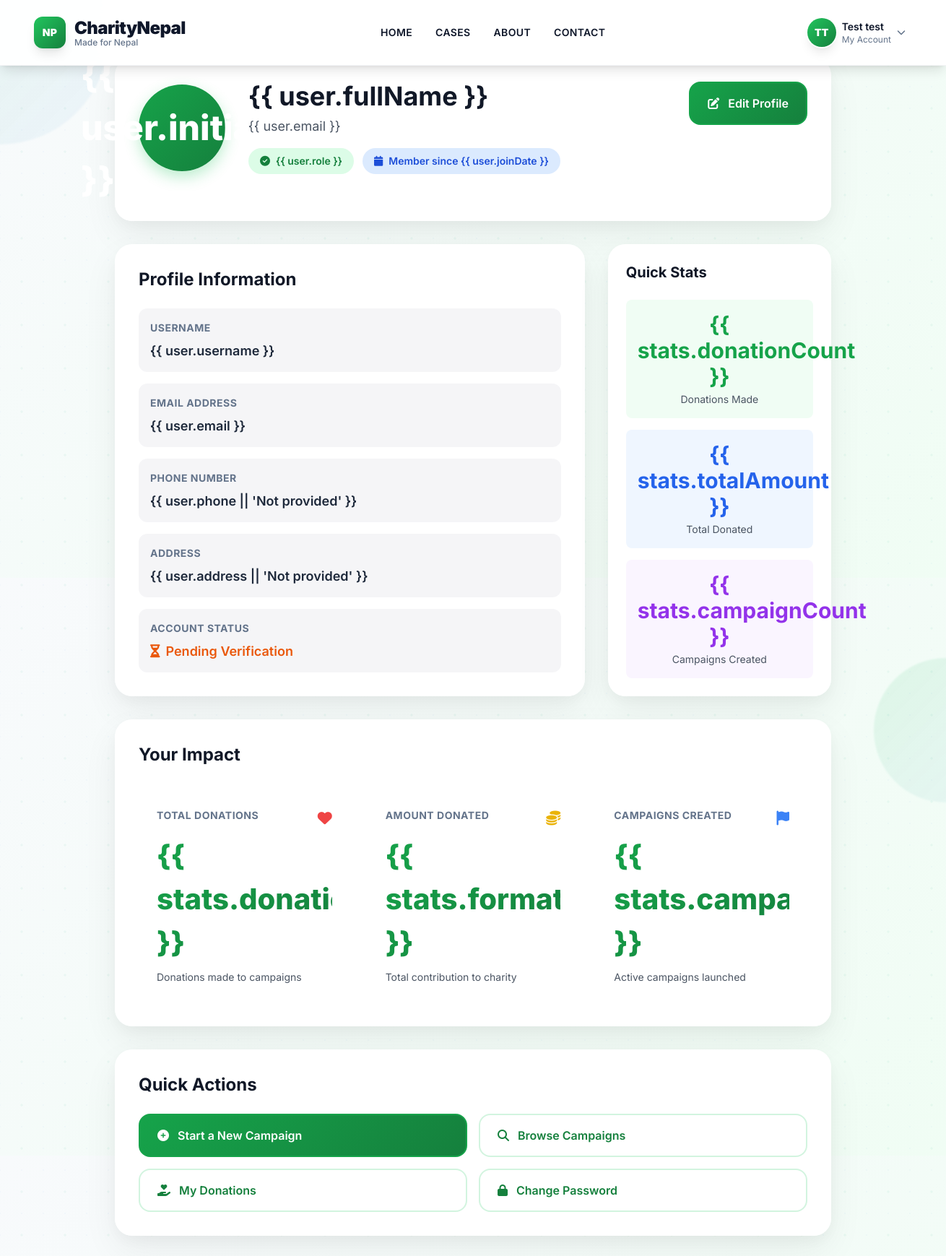
The app's page /profile/ (signed in) with its own data.
### users/models.py (models this page shows, shortened)
class User(AbstractUser):
    ROLE_CHOICES = [
        ("donor", "Donor"),
        ("admin", "Admin"),
    ]
    email = models.EmailField(unique=True)
    role = models.CharField(max_length=10, choices=ROLE_CHOICES, default="donor")
    phone = models.CharField(max_length=15, blank=True, null=True)
    address = models.TextField(blank=True, null=True)
    created_at = models.DateTimeField(auto_now_add=True)
    updated_at = models.DateTimeField(auto_now=True)
    is_verified = models.BooleanField(default=False)
    USERNAME_FIELD = "email"
    REQUIRED_FIELDS = ["username", "first_name", "last_name"]
    class Meta:
        db_table = "users"
        ordering = ["-created_at"]

### users/views.py (the view)
# urls.py: path("profile/", views.ProfileView.as_view(), name="profile"),
class ProfileView(LoginRequiredMixin, TemplateView):
    template_name = "users/profile.html"
    def get_context_data(self, **kwargs):
        context = super().get_context_data(**kwargs)
        context["title"] = "My Profile"
        return context

### templates/users/profile.html (shortened to what this page needs)
{% extends 'base.html' %}
{% block content %}
<div id="profile-app">
    <div class="floating-shape" style="width: 300px; height: 300px; top: -100px; left: -150px; animation-delay: -2s;"></div>
    <div class="floating-shape" style="width: 200px; height: 200px; top: 20%; right: -100px; animation-delay: -4s;"></div>
    <section class="relative py-12 md:py-20 min-h-screen">
        <div class="container mx-auto px-4 max-w-5xl relative z-10">
            <div class="profile-card p-8 mb-8">
                <div class="flex flex-col md:flex-row md:items-center gap-8 mb-8">
                    <div class="avatar-circle">{{ "{" }}{{ "{" }} user.initials {{ "}" }}{{ "}" }}</div>
                    <div class="flex-1">
                        <h1 class="text-4xl font-bold text-gray-900 mb-2">{{ "{" }}{{ "{" }} user.fullName {{ "}" }}{{ "}" }}</h1>
                        <p class="text-gray-600 text-lg mb-4">{{ "{" }}{{ "{" }} user.email {{ "}" }}{{ "}" }}</p>
                        <div class="flex flex-wrap gap-3">
                            <span class="px-4 py-2 bg-green-100 text-green-700 rounded-full font-semibold text-sm">
                                <i class="fas fa-check-circle mr-2"></i>{{ "{" }}{{ "{" }} user.role {{ "}" }}{{ "}" }}
                            </span>
                            <span class="px-4 py-2 bg-blue-100 text-blue-700 rounded-full font-semibold text-sm">
                                <i class="fas fa-calendar mr-2"></i>Member since {{ "{" }}{{ "{" }} user.joinDate {{ "}" }}{{ "}" }}
                            </span>
                        </div>
                    </div>
                    <a href="{% url 'users:profile_edit' %}" class="action-btn action-btn-primary self-start">
                        <i class="fas fa-edit"></i>
                        Edit Profile
                    </a>
                </div>
            </div>
            <div class="grid grid-cols-1 lg:grid-cols-3 gap-8 mb-8">
                <div class="lg:col-span-2">
                    <div class="profile-card p-8">
                        <h2 class="text-2xl font-bold text-gray-900 mb-6">Profile Information</h2>
                        <div class="space-y-4">
                            <div class="info-field">
                                <div class="info-label">Username</div>
                                <div class="info-value">{{ "{" }}{{ "{" }} user.username {{ "}" }}{{ "}" }}</div>
                            </div>
                            <div class="info-field">
                                <div class="info-label">Email Address</div>
                                <div class="info-value">{{ "{" }}{{ "{" }} user.email {{ "}" }}{{ "}" }}</div>
                            </div>
                            <div class="info-field">
                                <div class="info-label">Phone Number</div>
                                <div class="info-value">{{ "{" }}{{ "{" }} user.phone || 'Not provided' {{ "}" }}{{ "}" }}</div>
                            </div>
                            <div class="info-field">
                                <div class="info-label">Address</div>
                                <div class="info-value">{{ "{" }}{{ "{" }} user.address || 'Not provided' {{ "}" }}{{ "}" }}</div>
                            </div>
                            <div class="info-field">
                                <div class="info-label">Account Status</div>
                                <div class="info-value">
                                    <span v-else class="text-orange-600">
                                        <i class="fas fa-hourglass-half mr-2"></i>Pending Verification
                                    </span>
                                </div>
                            </div>
                        </div>
                    </div>
                </div>
                <div class="profile-card p-6">
                    <h2 class="text-xl font-bold text-gray-900 mb-6">Quick Stats</h2>
                    <div class="space-y-4">
                        <div class="text-center p-4 bg-green-50 rounded-lg">
                            <div class="text-3xl font-bold text-green-600">{{ "{" }}{{ "{" }} stats.donationCount {{ "}" }}{{ "}" }}</div>
                            <div class="text-sm text-gray-600 mt-1">Donations Made</div>
                        </div>
                        <div class="text-center p-4 bg-blue-50 rounded-lg">
                            <div class="text-3xl font-bold text-blue-600">{{ "{" }}{{ "{" }} stats.totalAmount {{ "}" }}{{ "}" }}</div>
                            <div class="text-sm text-gray-600 mt-1">Total Donated</div>
                        </div>
                        <div class="text-center p-4 bg-purple-50 rounded-lg">
                            <div class="text-3xl font-bold text-purple-600">{{ "{" }}{{ "{" }} stats.campaignCount {{ "}" }}{{ "}" }}</div>
                            <div class="text-sm text-gray-600 mt-1">Campaigns Created</div>
                        </div>
                    </div>
                </div>
            </div>
            <div class="profile-card p-8 mb-8">
                <h2 class="text-2xl font-bold text-gray-900 mb-8">Your Impact</h2>
                <div class="grid grid-cols-1 md:grid-cols-3 gap-6">
                    <div class="stat-card">
                        <div class="flex items-center justify-between mb-2">
                            <div class="info-label">Total Donations</div>
                            <i class="fas fa-heart text-red-500 text-xl"></i>
                        </div>
                        <div class="stat-value mb-2">{{ "{" }}{{ "{" }} stats.donationCount {{ "}" }}{{ "}" }}</div>
                        <p class="text-gray-600 text-sm">Donations made to campaigns</p>
                    </div>
                    <div class="stat-card">
                        <div class="flex items-center justify-between mb-2">
                            <div class="info-label">Amount Donated</div>
                            <i class="fas fa-coins text-yellow-500 text-xl"></i>
                        </div>
                        <div class="stat-value mb-2">{{ "{" }}{{ "{" }} stats.formattedAmount {{ "}" }}{{ "}" }}</div>
                        <p class="text-gray-600 text-sm">Total contribution to charity</p>
                    </div>
                    <div class="stat-card">
                        <div class="flex items-center justify-between mb-2">
                            <div class="info-label">Campaigns Created</div>
                            <i class="fas fa-flag text-blue-500 text-xl"></i>
                        </div>
                        <div class="stat-value mb-2">{{ "{" }}{{ "{" }} stats.campaignCount {{ "}" }}{{ "}" }}</div>
                        <p class="text-gray-600 text-sm">Active campaigns launched</p>
                    </div>
                </div>
            </div>
            <div class="profile-card p-8">
                <h2 class="text-2xl font-bold text-gray-900 mb-6">Quick Actions</h2>
                <div class="grid grid-cols-1 md:grid-cols-2 gap-4">
                    <a href="{% url 'cases:create' %}" class="action-btn action-btn-primary">
                        <i class="fas fa-plus-circle"></i>
                        Start a New Campaign
                    </a>
                    <a href="{% url 'cases:list' %}" class="action-btn">
                        <i class="fas fa-search"></i>
                        Browse Campaigns
                    </a>
                    <a href="{% url 'donations:my_donations' %}" class="action-btn">
                        <i class="fas fa-hand-holding-heart"></i>
                        My Donations
                    </a>
                    <a href="{% url 'users:password_change' %}" class="action-btn">
                        <i class="fas fa-lock"></i>
                        Change Password
                    </a>
                </div>
            </div>
        </div>
    </section>
</div>
{% endblock %}

### templates/base.html (shortened to what this page needs)
{% load static %}
<!DOCTYPE html>
<html lang="en" data-theme="light">
<head>
    <script src="https://cdn.tailwindcss.com"></script>
    <link href="https://cdnjs.cloudflare.com/ajax/libs/font-awesome/6.4.0/css/all.min.css" rel="stylesheet">
</head>
<body class="font-sans text-cn-dark overflow-x-hidden bg-slate-50">
    <nav class="fixed w-full z-50 bg-white/95 backdrop-blur-lg shadow-lg border-b border-gray-100 transition-all duration-300">
        <div class="max-w-7xl mx-auto px-4 sm:px-6 lg:px-8">
            <div class="flex justify-between items-center py-4">
                <div class="flex items-center space-x-3">
                    <div class="w-11 h-11 bg-gradient-to-br from-cn-green-500 to-cn-green-700 rounded-xl flex items-center justify-center shadow-lg transform hover:scale-105 transition-transform duration-200">
                        <span class="text-white font-black text-sm tracking-wide">NP</span>
                    </div>
                    <div class="flex flex-col">
                        <span class="text-2xl font-black text-cn-dark tracking-tight">CharityNepal</span>
                        <span class="text-xs text-cn-muted font-medium -mt-1">Made for Nepal</span>
                    </div>
                </div>
                <div class="hidden md:flex items-center space-x-8">
                    <a href="{% url 'home' %}" class="text-cn-dark hover:text-cn-green-600 transition-colors duration-200 font-semibold text-sm uppercase tracking-wide relative group">
                        Home
                    </a>
                    <a href="{% url 'cases:list' %}" class="text-cn-dark hover:text-cn-green-600 transition-colors duration-200 font-semibold text-sm uppercase tracking-wide relative group">
                        Cases
                    </a>
                    <a href="{% url 'about' %}" class="text-cn-dark hover:text-cn-green-600 transition-colors duration-200 font-semibold text-sm uppercase tracking-wide relative group">
                        About
                    </a>
                    <a href="{% url 'contact' %}" class="text-cn-dark hover:text-cn-green-600 transition-colors duration-200 font-semibold text-sm uppercase tracking-wide relative group">
                        Contact
                    </a>
                </div>
                <div class="flex items-center space-x-3">
                    {% if user.is_authenticated %}
                        <div class="relative" id="profile-dropdown">
                            <button id="profile-button" class="flex items-center space-x-2 p-2 rounded-xl hover:bg-gray-50 transition-all duration-200 group border border-transparent hover:border-gray-200 hover:shadow-md">
                                <div class="w-10 h-10 rounded-full bg-gradient-to-br from-cn-green-500 to-cn-green-700 flex items-center justify-center ring-2 ring-white shadow-lg transform group-hover:scale-105 transition-all duration-200">
                                    <span class="text-white font-black text-sm drop-shadow-sm">
                                        {{ user.first_name|first|upper|default:user.username|first|upper }}{% if user.last_name %}{{ user.last_name|first|upper }}{% endif %}
                                    </span>
                                </div>
                                <div class="hidden sm:block text-left">
                                    <div class="text-sm font-semibold text-cn-dark group-hover:text-cn-green-600 transition-colors">
                                        {{ user.get_full_name|default:user.username|truncatechars:15 }}
                                    </div>
                                    <div class="text-xs text-cn-muted">My Account</div>
                                </div>
                                <i class="fas fa-chevron-down text-xs text-cn-muted group-hover:text-cn-green-600 transition-all duration-200 transform group-hover:rotate-180"></i>
                            </button>
                        </div>
                    {% endif %}
                </div>
            </div>
        </div>
    </nav>
    <main>
        {% block content %}{% endblock %}
    </main>
</body>
</html>

### templates/base.html (style rules this page uses)
html { scroll-behavior: smooth; }
body { font-family: 'Inter', sans-serif; }
.floating-shape { position: absolute; border-radius: 50%; background: linear-gradient(135deg, rgba(22, 163, 74, 0.1), rgba(21, 128, 61, 0.2)); animation: float 8s ease-in-out infinite; }

### templates/users/profile.html (style rules this page uses)
:root { --cn-green-50: #f0fdf4; --cn-green-100: #dcfce7; --cn-green-200: #bbf7d0; --cn-green-300: #86efac; --cn-green-400: #4ade80; --cn-green-500: #22c55e; --cn-green-600: #16a34a; --cn-green-700: #15803d; --cn-green-800: #166534; --cn-green-900: #14532d; --cn-dark: #1e293b; --cn-muted: #64748b; }
body { background: linear-gradient(135deg, #f8fafc 0%, var(--cn-green-50) 100%); min-height: 100vh; position: relative; overflow-x: hidden; }
body::before { content: ''; position: fixed; top: 0; left: 0; right: 0; bottom: 0; background-image: radial-gradient(rgba(34, 197, 94, 0.08) 2px, transparent 2px), radial-gradient(rgba(59, 130, 246, 0.08) 1px, transparent 1px); background-size: 60px 60px, 30px 30px; background-position: 0 0, 15px 15px; z-index: -2; opacity: 0.4; }
.floating-shape { background: linear-gradient(135deg, rgba(34, 197, 94, 0.1), rgba(59, 130, 246, 0.05)); border-radius: 50%; position: absolute; animation: float 12s ease-in-out infinite; z-index: -1; filter: blur(1px); }
.profile-card { background: rgba(255, 255, 255, 0.98); backdrop-filter: blur(25px); border: 1px solid rgba(255, 255, 255, 0.4); border-radius: 24px; box-shadow: 0 20px 50px rgba(0, 0, 0, 0.06), 0 8px 25px rgba(0, 0, 0, 0.04); animation: slideUp 0.8s ease-out; }
.stat-card { background: rgba(255, 255, 255, 0.95); backdrop-filter: blur(15px); border: 1px solid rgba(255, 255, 255, 0.4); border-radius: 16px; padding: 24px; transition: all 0.3s ease; }
.stat-value { font-size: 2.5rem; font-weight: 800; background: linear-gradient(135deg, var(--cn-green-600), var(--cn-green-700)); -webkit-background-clip: text; -webkit-text-fill-color: transparent; background-clip: text; }
.action-btn { background: rgba(255, 255, 255, 0.9); backdrop-filter: blur(10px); border: 2px solid rgba(34, 197, 94, 0.2); border-radius: 16px; padding: 16px 24px; font-weight: 600; color: var(--cn-green-700); transition: all 0.3s ease; cursor: pointer; text-decoration: none; display: flex; align-items: center; gap: 12px; }
.action-btn-primary { background: linear-gradient(135deg, var(--cn-green-600), var(--cn-green-700)); border-color: var(--cn-green-600); color: white; }
.avatar-circle { width: 120px; height: 120px; background: linear-gradient(135deg, var(--cn-green-600), var(--cn-green-700)); border-radius: 50%; display: flex; align-items: center; justify-content: center; color: white; font-size: 3rem; font-weight: 800; box-shadow: 0 8px 20px rgba(34, 197, 94, 0.3); }
.info-field { background: rgba(229, 231, 235, 0.4); padding: 16px; border-radius: 12px; transition: all 0.3s ease; }
.info-label { font-size: 0.875rem; font-weight: 700; color: var(--cn-muted); text-transform: uppercase; letter-spacing: 0.5px; margin-bottom: 8px; }
.info-value { font-size: 1.125rem; font-weight: 600; color: var(--cn-dark); }

### records on screen
User: first_name|first "T", last_name|first "T", get_full_name "Test test"

### other values on screen
{{ "{" }} "{"
{{ "}" }} "}"
